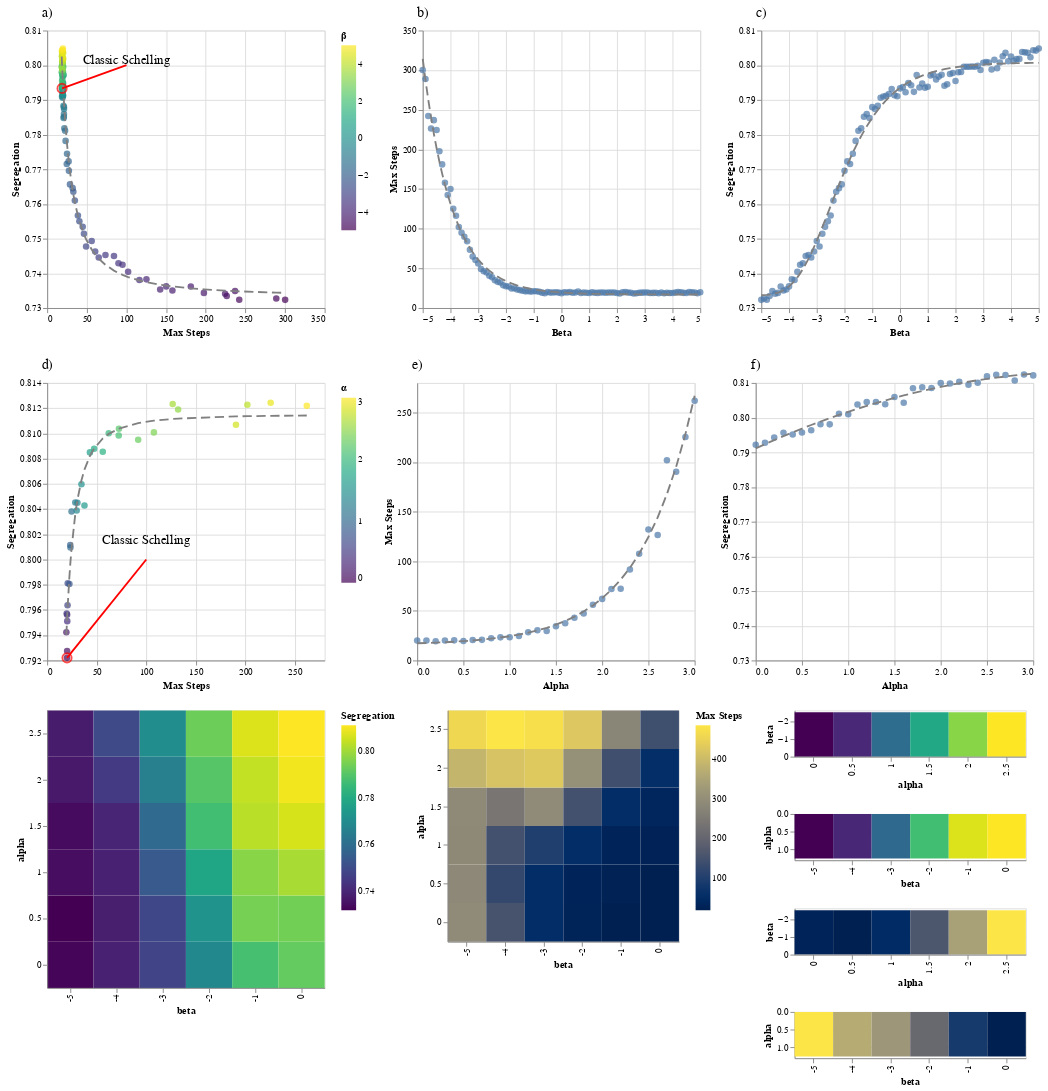

Notebook source saved alongside this figure:
### Code cell
alt.vconcat(
    
    alt.hconcat((b1 + regb1 + clas + text + arr+a)   ,    (b2+regb2+b),  (b3+regb3+c) ).resolve_scale(
    color='independent') &
    
    alt.hconcat((a1 + rega1 + clas2 + text2 + arr2 +d),   (a2+rega2+e), (a3+rega3+f)).resolve_scale(
    color='independent') &
    
    alt.hconcat(heatmap1, heatmap2,
           alt.vconcat(bar1, bar2, bar3, bar4).resolve_scale(
    color='independent') ).resolve_scale(
    color='independent') 
    
).resolve_scale(
    color='independent')

### Figure 1 — Vega-Lite specification as saved in the notebook (floating-point values rounded to 4 significant figures)
{"config": {"view": {"continuousWidth": 300, "continuousHeight": 300}}, "vconcat": [{"vconcat": [{"hconcat": [{"layer": [{"data": {"name": "data-e6f3248cf0e71afe6937f91cdd69fec8"}, "mark": {"type": "circle", "size": 50}, "encoding": {"color": {"field": "beta", "legend": {"title": "β"}, "scale": {"scheme": "viridis"}, "type": "quantitative"}, "x": {"axis": {"title": "Max Steps"}, "field": "mean_step", "scale": {"domain": [18.32, 300.1]}, "type": "quantitative"}, "y": {"axis": {"title": "Segregation"}, "field": "mean_seg", "scale": {"domain": [0.7324, 0.8048]}, "type": "quantitative"}}}, {"data": {"name": "data-50824ad90ad68ed4e5c2b6a1ad83c3fb"}, "mark": {"type": "line", "color": "grey", "opacity": 1, "strokeDash": [10, 5], "width": 2}, "encoding": {"x": {"field": "xv", "type": "quantitative"}, "y": {"field": "yv", "type": "quantitative"}}}, {"data": {"name": "data-3c37ef1aab0dc384ba4bb59344fb570d"}, "mark": {"type": "point", "color": "red", "size": 100}, "encoding": {"x": {"axis": {"title": "Max Steps"}, "field": "mean_step", "scale": {"domain": [18.32, 300.1]}, "type": "quantitative"}, "y": {"axis": {"title": "Segregation"}, "field": "mean_seg", "scale": {"domain": [0.7324, 0.8048]}, "type": "quantitative"}}}, {"data": {"name": "data-47752b00985791f9bdebf38615aabe53"}, "mark": {"type": "text", "angle": 0, "size": 14, "text": "Classic Schelling"}, "encoding": {"x": {"field": "x", "type": "quantitative"}, "y": {"field": "y", "type": "quantitative"}}}, {"data": {"name": "data-f59c1c0d2e7dadc2ce8c725ca5b4baa6"}, "mark": {"type": "line", "color": "red"}, "encoding": {"x": {"field": "x", "type": "quantitative"}, "y": {"field": "y", "type": "quantitative"}}}, {"data": {"values": [{"x": "A"}]}, "mark": {"type": "text", "dx": 0, "dy": 0, "size": 15, "text": "a)", "x": 0, "y": -20}}], "height": 300, "width": 300}, {"layer": [{"data": {"name": "data-e6f3248cf0e71afe6937f91cdd69fec8"}, "mark": {"type": "circle", "size": 50}, "encoding": {"x": {"axis": {"title": "Beta"}, "field": "beta", "scale": {"domain": [-5, 5]}, "type": "quantitative"}, "y": {"axis": {"title": "Max Steps"}, "field": "mean_step", "scale": {"domain": [18.32, 300.1]}, "type": "quantitative"}}}, {"data": {"name": "data-4f39ff4fb8a7a2af0d412279df062abc"}, "mark": {"type": "line", "color": "grey", "opacity": 1, "strokeDash": [10, 5], "width": 2}, "encoding": {"x": {"field": "xv", "type": "quantitative"}, "y": {"field": "yv", "type": "quantitative"}}}, {"data": {"values": [{"x": "A"}]}, "mark": {"type": "text", "dx": 0, "dy": 0, "size": 15, "text": "b)", "x": 0, "y": -20}}], "height": 300, "width": 300}, {"layer": [{"data": {"name": "data-e6f3248cf0e71afe6937f91cdd69fec8"}, "mark": {"type": "circle", "size": 50}, "encoding": {"x": {"axis": {"title": "Beta"}, "field": "beta", "scale": {"domain": [-5, 5]}, "type": "quantitative"}, "y": {"axis": {"title": "Segregation"}, "field": "mean_seg", "scale": {"domain": [0.7324, 0.8048]}, "type": "quantitative"}}}, {"data": {"name": "data-8468feb25c877ebc193967f1093be4d5"}, "mark": {"type": "line", "color": "grey", "opacity": 1, "strokeDash": [10, 5], "width": 2}, "encoding": {"x": {"field": "xv", "type": "quantitative"}, "y": {"field": "yv", "type": "quantitative"}}}, {"data": {"values": [{"x": "A"}]}, "mark": {"type": "text", "dx": 0, "dy": 0, "size": 15, "text": "c)", "x": 0, "y": -20}}], "height": 300, "width": 300}], "resolve": {"scale": {"color": "independent"}}}, {"hconcat": [{"layer": [{"data": {"name": "data-51b8370522d3415948caa6015c55fc81"}, "mark": {"type": "circle", "size": 50}, "encoding": {"color": {"field": "alpha", "legend": {"title": "α"}, "scale": {"scheme": "viridis"}, "type": "quantitative"}, "x": {"axis": {"title": "Max Steps"}, "field": "mean_step", "scale": {"domain": [19.37, 261.9]}, "type": "quantitative"}, "y": {"axis": {"title": "Segregation"}, "field": "mean_seg", "scale": {"domain": [0.7922, 0.8124]}, "type": "quantitative"}}}, {"data": {"name": "data-3af37a5db8baec25fe2e350fd0844e0c"}, "mark": {"type": "line", "color": "grey", "opacity": 1, "strokeDash": [10, 5], "width": 2}, "encoding": {"x": {"field": "xv", "type": "quantitative"}, "y": {"field": "yv", "type": "quantitative"}}}, {"data": {"name": "data-974247fefa716057b4cec5617b605acf"}, "mark": {"type": "point", "color": "red", "size": 100}, "encoding": {"x": {"axis": {"title": "Max Steps"}, "field": "mean_step", "scale": {"domain": [19.37, 261.9]}, "type": "quantitative"}, "y": {"axis": {"title": "Segregation"}, "field": "mean_seg", "scale": {"domain": [0.7922, 0.8124]}, "type": "quantitative"}}}, {"data": {"name": "data-47752b00985791f9bdebf38615aabe53"}, "mark": {"type": "text", "angle": 0, "size": 14, "text": "Classic Schelling"}, "encoding": {"x": {"field": "x", "type": "quantitative"}, "y": {"field": "y", "type": "quantitative"}}}, {"data": {"name": "data-b83be749bb1cc407a4618eb016a960e9"}, "mark": {"type": "line", "color": "red"}, "encoding": {"x": {"field": "x", "type": "quantitative"}, "y": {"field": "y", "type": "quantitative"}}}, {"data": {"values": [{"x": "A"}]}, "mark": {"type": "text", "dx": 0, "dy": 0, "size": 15, "text": "d)", "x": 0, "y": -20}}], "height": 300, "width": 300}, {"layer": [{"data": {"name": "data-51b8370522d3415948caa6015c55fc81"}, "mark": {"type": "circle", "size": 50}, "encoding": {"x": {"axis": {"title": "Alpha"}, "field": "alpha", "scale": {"domain": [0, 3]}, "type": "quantitative"}, "y": {"axis": {"title": "Max Steps"}, "field": "mean_step", "scale": {"domain": [19.37, 261.9]}, "type": "quantitative"}}}, {"data": {"name": "data-be5b3b07f3f6d321ffdab043a3fa8d15"}, "mark": {"type": "line", "color": "grey", "opacity": 1, "strokeDash": [10, 5], "width": 2}, "encoding": {"x": {"field": "xv", "type": "quantitative"}, "y": {"field": "yv", "type": "quantitative"}}}, {"data": {"values": [{"x": "A"}]}, "mark": {"type": "text", "dx": 0, "dy": 0, "size": 15, "text": "e)", "x": 0, "y": -20}}], "height": 300, "width": 300}, {"layer": [{"data": {"name": "data-51b8370522d3415948caa6015c55fc81"}, "mark": {"type": "circle", "size": 50}, "encoding": {"x": {"axis": {"title": "Alpha"}, "field": "alpha", "scale": {"domain": [0, 3]}, "type": "quantitative"}, "y": {"axis": {"title": "Segregation"}, "field": "mean_seg", "scale": {"domain": [0.7324, 0.8048]}, "type": "quantitative"}}}, {"data": {"name": "data-ecf839c10c18df8096c047cbdb226a23"}, "mark": {"type": "line", "color": "grey", "opacity": 1, "strokeDash": [10, 5], "width": 2}, "encoding": {"x": {"field": "xv", "type": "quantitative"}, "y": {"field": "yv", "type": "quantitative"}}}, {"data": {"values": [{"x": "A"}]}, "mark": {"type": "text", "dx": 0, "dy": 0, "size": 15, "text": "f)", "x": 0, "y": -20}}], "height": 300, "width": 300}], "resolve": {"scale": {"color": "independent"}}}, {"hconcat": [{"data": {"name": "data-64837c05bfebf15b69596df4b1006d81"}, "mark": {"type": "rect"}, "encoding": {"color": {"field": "mean_seg", "legend": {"title": "Segregation"}, "scale": {"scheme": "viridis"}, "type": "quantitative"}, "x": {"field": "beta", "type": "ordinal"}, "y": {"field": "alpha", "scale": {"reverse": true}, "type": "ordinal"}}, "height": 300, "width": 300}, {"data": {"name": "data-64837c05bfebf15b69596df4b1006d81"}, "mark": {"type": "rect"}, "encoding": {"color": {"field": "mean_step", "legend": {"title": "Max Steps"}, "scale": {"scheme": "cividis"}, "type": "quantitative"}, "x": {"field": "beta", "type": "ordinal"}, "y": {"field": "alpha", "scale": {"reverse": true}, "type": "ordinal"}}, "height": 250, "width": 250}, {"vconcat": [{"data": {"name": "data-ddc3507b5dafe14c6facca4395afd8b2"}, "mark": {"type": "rect"}, "encoding": {"color": {"field": "mean_seg", "legend": null, "scale": {"scheme": "viridis"}, "type": "quantitative"}, "x": {"field": "alpha", "type": "ordinal"}, "y": {"field": "beta", "scale": {"reverse": true}, "type": "quantitative"}}, "height": 50, "width": 250}, {"data": {"name": "data-8d1b4a1a0a031c0998dffb3634436b65"}, "mark": {"type": "rect"}, "encoding": {"color": {"field": "mean_seg", "legend": null, "scale": {"scheme": "viridis"}, "type": "quantitative"}, "x": {"field": "beta", "type": "ordinal"}, "y": {"field": "alpha", "scale": {"reverse": true}, "type": "quantitative"}}, "height": 50, "width": 250}, {"data": {"name": "data-ddc3507b5dafe14c6facca4395afd8b2"}, "mark": {"type": "rect"}, "encoding": {"color": {"field": "mean_step", "legend": null, "scale": {"scheme": "cividis"}, "type": "quantitative"}, "x": {"field": "alpha", "type": "ordinal"}, "y": {"field": "beta", "scale": {"reverse": true}, "type": "quantitative"}}, "height": 50, "width": 250}, {"data": {"name": "data-8d1b4a1a0a031c0998dffb3634436b65"}, "mark": {"type": "rect"}, "encoding": {"color": {"field": "mean_step", "legend": null, "scale": {"scheme": "cividis"}, "type": "quantitative"}, "x": {"field": "beta", "type": "ordinal"}, "y": {"field": "alpha", "scale": {"reverse": true}, "type": "quantitative"}}, "height": 50, "width": 250}], "resolve": {"scale": {"color": "independent"}}}], "resolve": {"scale": {"color": "independent"}}}]}], "resolve": {"scale": {"color": "independent"}}, "$schema": "https://vega.github.io/schema/vega-lite/v5.6.1.json", "datasets": {"data-e6f3248cf0e71afe6937f91cdd69fec8": [{"beta": -5.0, "mean_step": 300.1, "mean_seg": 0.7324}, {"beta": -4.9, "mean_step": 289.0, "mean_seg": 0.7327}, {"beta": -4.8, "mean_step": 242.2, "mean_seg": 0.7324}, {"beta": -4.7, "mean_step": 226.5, "mean_seg": 0.7335}, {"beta": -4.6, "mean_step": 237.0, "mean_seg": 0.7349}, {"beta": -4.5, "mean_step": 224.4, "mean_seg": 0.7341}, {"beta": -4.4, "mean_step": 197.7, "mean_seg": 0.7344}, {"beta": -4.3, "mean_step": 181.2, "mean_seg": 0.7362}, {"beta": -4.2, "mean_step": 157.9, "mean_seg": 0.7351}, {"beta": -4.1, "mean_step": 142.5, "mean_seg": 0.7353}, {"beta": -4.0, "mean_step": 150.1, "mean_seg": 0.7362}, {"beta": -3.9, "mean_step": 125.2, "mean_seg": 0.7383}, {"beta": -3.8, "mean_step": 116.3, "mean_seg": 0.7381}, {"beta": -3.7, "mean_step": 102.1, "mean_seg": 0.7405}, {"beta": -3.6, "mean_step": 95.03, "mean_seg": 0.7425}, {"beta": -3.5, "mean_step": 89.93, "mean_seg": 0.7429}, {"beta": -3.4, "mean_step": 84.25, "mean_seg": 0.745}, {"beta": -3.3, "mean_step": 73.52, "mean_seg": 0.7453}, {"beta": -3.2, "mean_step": 65.04, "mean_seg": 0.7446}, {"beta": -3.1, "mean_step": 60.55, "mean_seg": 0.7463}, {"beta": -3.0, "mean_step": 56.17, "mean_seg": 0.7493}, {"beta": -2.9, "mean_step": 49.1, "mean_seg": 0.7478}, {"beta": -2.8, "mean_step": 46.38, "mean_seg": 0.7514}, {"beta": -2.7, "mean_step": 44.81, "mean_seg": 0.7534}, {"beta": -2.6, "mean_step": 40.64, "mean_seg": 0.755}, {"beta": -2.5, "mean_step": 38.76, "mean_seg": 0.7567}, {"beta": -2.4, "mean_step": 34.9, "mean_seg": 0.761}, {"beta": -2.3, "mean_step": 33.0, "mean_seg": 0.7635}, {"beta": -2.2, "mean_step": 32.2, "mean_seg": 0.7646}, {"beta": -2.1, "mean_step": 28.77, "mean_seg": 0.7656}, {"beta": -2.0, "mean_step": 27.42, "mean_seg": 0.7695}, {"beta": -1.9, "mean_step": 27.04, "mean_seg": 0.7723}, {"beta": -1.8, "mean_step": 24.69, "mean_seg": 0.7715}, {"beta": -1.7, "mean_step": 25.05, "mean_seg": 0.7745}, {"beta": -1.6, "mean_step": 23.24, "mean_seg": 0.7782}, {"beta": -1.5, "mean_step": 22.58, "mean_seg": 0.7811}, {"beta": -1.4, "mean_step": 21.66, "mean_seg": 0.7818}, {"beta": -1.3, "mean_step": 21.02, "mean_seg": 0.7851}, {"beta": -1.2, "mean_step": 21.14, "mean_seg": 0.786}, {"beta": -1.1, "mean_step": 20.69, "mean_seg": 0.7848}, {"beta": -1.0, "mean_step": 21.12, "mean_seg": 0.7879}, {"beta": -0.9, "mean_step": 21.24, "mean_seg": 0.7874}, {"beta": -0.8, "mean_step": 20.58, "mean_seg": 0.7883}, {"beta": -0.7, "mean_step": 19.41, "mean_seg": 0.7906}, {"beta": -0.6, "mean_step": 18.75, "mean_seg": 0.791}, {"beta": -0.5, "mean_step": 20.17, "mean_seg": 0.7912}, {"beta": -0.4, "mean_step": 19.44, "mean_seg": 0.7917}, {"beta": -0.3, "mean_step": 19.55, "mean_seg": 0.7931}, {"beta": -0.2, "mean_step": 19.77, "mean_seg": 0.7913}, {"beta": -0.1, "mean_step": 19.44, "mean_seg": 0.7911}, {"beta": -0.0, "mean_step": 18.77, "mean_seg": 0.7933}, {"beta": 0.1, "mean_step": 19.79, "mean_seg": 0.7937}, {"beta": 0.2, "mean_step": 19.55, "mean_seg": 0.7922}, {"beta": 0.3, "mean_step": 20.11, "mean_seg": 0.7949}, {"beta": 0.4, "mean_step": 19.34, "mean_seg": 0.7942}, {"beta": 0.5, "mean_step": 19.48, "mean_seg": 0.7923}, {"beta": 0.6, "mean_step": 20.83, "mean_seg": 0.7972}, {"beta": 0.7, "mean_step": 19.05, "mean_seg": 0.7936}, {"beta": 0.8, "mean_step": 19.63, "mean_seg": 0.7947}, {"beta": 0.9, "mean_step": 19.15, "mean_seg": 0.7935}, {"beta": 1.0, "mean_step": 19.03, "mean_seg": 0.7938}, {"beta": 1.1, "mean_step": 19.99, "mean_seg": 0.797}, {"beta": 1.2, "mean_step": 19.22, "mean_seg": 0.7973}, {"beta": 1.3, "mean_step": 19.1, "mean_seg": 0.7959}, {"beta": 1.4, "mean_step": 19.49, "mean_seg": 0.7967}, {"beta": 1.5, "mean_step": 19.56, "mean_seg": 0.7972}, {"beta": 1.6, "mean_step": 19.15, "mean_seg": 0.7941}, {"beta": 1.7, "mean_step": 19.66, "mean_seg": 0.7945}, {"beta": 1.8, "mean_step": 19.52, "mean_seg": 0.7975}, {"beta": 1.9, "mean_step": 19.61, "mean_seg": 0.7977}, {"beta": 2.0, "mean_step": 18.84, "mean_seg": 0.7955}, {"beta": 2.1, "mean_step": 18.32, "mean_seg": 0.798}, {"beta": 2.2, "mean_step": 20.0, "mean_seg": 0.798}, {"beta": 2.3, "mean_step": 20.31, "mean_seg": 0.7996}, {"beta": 2.4, "mean_step": 19.48, "mean_seg": 0.7995}, {"beta": 2.5, "mean_step": 19.19, "mean_seg": 0.7996}, {"beta": 2.6, "mean_step": 18.35, "mean_seg": 0.7996}, {"beta": 2.7, "mean_step": 18.76, "mean_seg": 0.7996}, {"beta": 2.8, "mean_step": 19.21, "mean_seg": 0.7999}, {"beta": 2.9, "mean_step": 19.41, "mean_seg": 0.7986}, {"beta": 3.0, "mean_step": 19.51, "mean_seg": 0.8007}, {"beta": 3.1, "mean_step": 19.65, "mean_seg": 0.8009}, {"beta": 3.2, "mean_step": 19.08, "mean_seg": 0.8008}, {"beta": 3.3, "mean_step": 19.1, "mean_seg": 0.7988}, {"beta": 3.4, "mean_step": 19.31, "mean_seg": 0.8015}, {"beta": 3.5, "mean_step": 18.67, "mean_seg": 0.7991}, {"beta": 3.6, "mean_step": 19.59, "mean_seg": 0.8008}, {"beta": 3.7, "mean_step": 18.57, "mean_seg": 0.8026}, {"beta": 3.8, "mean_step": 19.14, "mean_seg": 0.8036}, {"beta": 3.9, "mean_step": 19.02, "mean_seg": 0.8011}, {"beta": 4.0, "mean_step": 19.0, "mean_seg": 0.8025}, {"beta": 4.1, "mean_step": 19.65, "mean_seg": 0.8013}, {"beta": 4.2, "mean_step": 20.09, "mean_seg": 0.8018}, {"beta": 4.3, "mean_step": 19.89, "mean_seg": 0.8018}, {"beta": 4.4, "mean_step": 19.13, "mean_seg": 0.8038}, {"beta": 4.5, "mean_step": 18.86, "mean_seg": 0.8037}, {"beta": 4.6, "mean_step": 20.22, "mean_seg": 0.8036}, {"beta": 4.7, "mean_step": 19.9, "mean_seg": 0.8023}, {"beta": 4.8, "mean_step": 19.69, "mean_seg": 0.8043}, {"beta": 4.9, "mean_step": 18.65, "mean_seg": 0.8042}, {"beta": 5.0, "mean_step": 19.84, "mean_seg": 0.8048}], "data-50824ad90ad68ed4e5c2b6a1ad83c3fb": [{"xv": 300.1, "yv": 0.7344}, {"xv": 289.0, "yv": 0.7344}, {"xv": 242.2, "yv": 0.7348}, {"xv": 226.5, "yv": 0.735}, {"xv": 237.0, "yv": 0.7349}, {"xv": 224.4, "yv": 0.735}, {"xv": 197.7, "yv": 0.7354}, {"xv": 181.2, "yv": 0.7357}, {"xv": 157.9, "yv": 0.7362}, {"xv": 142.5, "yv": 0.7367}, {"xv": 150.1, "yv": 0.7365}, {"xv": 125.2, "yv": 0.7375}, {"xv": 116.3, "yv": 0.7379}, {"xv": 102.1, "yv": 0.7389}, {"xv": 95.03, "yv": 0.7396}, {"xv": 89.93, "yv": 0.7401}, {"xv": 84.25, "yv": 0.7408}, {"xv": 73.52, "yv": 0.7424}, {"xv": 65.04, "yv": 0.7443}, {"xv": 60.55, "yv": 0.7455}, {"xv": 56.17, "yv": 0.7469}, {"xv": 49.1, "yv": 0.7498}, {"xv": 46.38, "yv": 0.7513}, {"xv": 44.81, "yv": 0.7522}, {"xv": 40.64, "yv": 0.7551}, {"xv": 38.76, "yv": 0.7566}, {"xv": 34.9, "yv": 0.7605}, {"xv": 33.0, "yv": 0.7628}, {"xv": 32.2, "yv": 0.7638}, {"xv": 28.77, "yv": 0.7693}, {"xv": 27.42, "yv": 0.7719}, {"xv": 27.04, "yv": 0.7727}, {"xv": 24.69, "yv": 0.7782}, {"xv": 25.05, "yv": 0.7773}, {"xv": 23.24, "yv": 0.7823}, {"xv": 22.58, "yv": 0.7844}, {"xv": 21.66, "yv": 0.7876}, {"xv": 21.02, "yv": 0.79}, {"xv": 21.14, "yv": 0.7895}, {"xv": 20.69, "yv": 0.7913}, {"xv": 21.12, "yv": 0.7896}, {"xv": 21.24, "yv": 0.7892}, {"xv": 20.58, "yv": 0.7918}, {"xv": 19.41, "yv": 0.7969}, {"xv": 18.75, "yv": 0.8002}, {"xv": 20.17, "yv": 0.7935}, {"xv": 19.44, "yv": 0.7968}, {"xv": 19.55, "yv": 0.7963}, {"xv": 19.77, "yv": 0.7953}, {"xv": 19.44, "yv": 0.7968}, {"xv": 18.77, "yv": 0.8001}, {"xv": 19.79, "yv": 0.7952}, {"xv": 19.55, "yv": 0.7963}, {"xv": 20.11, "yv": 0.7938}, {"xv": 19.34, "yv": 0.7973}, {"xv": 19.48, "yv": 0.7966}, {"xv": 20.83, "yv": 0.7908}, {"xv": 19.05, "yv": 0.7987}, {"xv": 19.63, "yv": 0.7959}, {"xv": 19.15, "yv": 0.7982}, {"xv": 19.03, "yv": 0.7988}, {"xv": 19.99, "yv": 0.7943}, {"xv": 19.22, "yv": 0.7979}, {"xv": 19.1, "yv": 0.7984}, {"xv": 19.49, "yv": 0.7966}, {"xv": 19.56, "yv": 0.7962}, {"xv": 19.15, "yv": 0.7982}, {"xv": 19.66, "yv": 0.7958}, {"xv": 19.52, "yv": 0.7964}, {"xv": 19.61, "yv": 0.796}, {"xv": 18.84, "yv": 0.7998}, {"xv": 18.32, "yv": 0.8025}, {"xv": 20.0, "yv": 0.7942}, {"xv": 20.31, "yv": 0.7929}, {"xv": 19.48, "yv": 0.7966}, {"xv": 19.19, "yv": 0.798}, {"xv": 18.35, "yv": 0.8023}, {"xv": 18.76, "yv": 0.8002}, {"xv": 19.21, "yv": 0.7979}, {"xv": 19.41, "yv": 0.7969}, {"xv": 19.51, "yv": 0.7965}, {"xv": 19.65, "yv": 0.7958}, {"xv": 19.08, "yv": 0.7985}, {"xv": 19.1, "yv": 0.7984}, {"xv": 19.31, "yv": 0.7974}, {"xv": 18.67, "yv": 0.8006}, {"xv": 19.59, "yv": 0.7961}, {"xv": 18.57, "yv": 0.8012}, {"xv": 19.14, "yv": 0.7982}, {"xv": 19.02, "yv": 0.7988}, {"xv": 19.0, "yv": 0.7989}, {"xv": 19.65, "yv": 0.7958}, {"xv": 20.09, "yv": 0.7938}, {"xv": 19.89, "yv": 0.7947}, {"xv": 19.13, "yv": 0.7983}, {"xv": 18.86, "yv": 0.7997}, {"xv": 20.22, "yv": 0.7933}, {"xv": 19.9, "yv": 0.7947}, {"xv": 19.69, "yv": 0.7956}, {"xv": 18.65, "yv": 0.8007}, {"xv": 19.84, "yv": 0.795}], "data-3c37ef1aab0dc384ba4bb59344fb570d": [{"beta": -0.0, "mean_step": 18.77, "mean_seg": 0.7933}], "data-47752b00985791f9bdebf38615aabe53": [{"x": 100, "y": 0.8015}], "data-f59c1c0d2e7dadc2ce8c725ca5b4baa6": [{"x": 100.0, "y": 0.8}, {"x": 18.77, "y": 0.7933}], "data-4f39ff4fb8a7a2af0d412279df062abc": [{"xv": -5.0, "yv": 314.4}, {"xv": -4.9, "yv": 287.3}, {"xv": -4.8, "yv": 262.7}, {"xv": -4.7, "yv": 240.3}, {"xv": -4.6, "yv": 220.0}, {"xv": -4.5, "yv": 201.5}, {"xv": -4.4, "yv": 184.7}, {"xv": -4.3, "yv": 169.5}, {"xv": -4.2, "yv": 155.6}, {"xv": -4.1, "yv": 143.0}, {"xv": -4.0, "yv": 131.5}, {"xv": -3.9, "yv": 121.1}, {"xv": -3.8, "yv": 111.6}, {"xv": -3.7, "yv": 103.0}, {"xv": -3.6, "yv": 95.2}, {"xv": -3.5, "yv": 88.09}, {"xv": -3.4, "yv": 81.62}, {"xv": -3.3, "yv": 75.75}, {"xv": -3.2, "yv": 70.4}, {"xv": -3.1, "yv": 65.55}, {"xv": -3.0, "yv": 61.13}, {"xv": -2.9, "yv": 57.12}, {"xv": -2.8, "yv": 53.47}, {"xv": -2.7, "yv": 50.16}, {"xv": -2.6, "yv": 47.14}, {"xv": -2.5, "yv": 44.4}, {"xv": -2.4, "yv": 41.91}, {"xv": -2.3, "yv": 39.65}, {"xv": -2.2, "yv": 37.59}, {"xv": -2.1, "yv": 35.72}, {"xv": -2.0, "yv": 34.02}, {"xv": -1.9, "yv": 32.48}, {"xv": -1.8, "yv": 31.07}, {"xv": -1.7, "yv": 29.8}, {"xv": -1.6, "yv": 28.64}, {"xv": -1.5, "yv": 27.58}, {"xv": -1.4, "yv": 26.62}, {"xv": -1.3, "yv": 25.75}, {"xv": -1.2, "yv": 24.96}, {"xv": -1.1, "yv": 24.24}, {"xv": -1.0, "yv": 23.58}, {"xv": -0.9, "yv": 22.99}, {"xv": -0.8, "yv": 22.45}, {"xv": -0.7, "yv": 21.96}, {"xv": -0.6, "yv": 21.51}, {"xv": -0.5, "yv": 21.1}, {"xv": -0.4, "yv": 20.73}, {"xv": -0.3, "yv": 20.4}, {"xv": -0.2, "yv": 20.09}, {"xv": -0.1, "yv": 19.82}, {"xv": -0.0, "yv": 19.56}, {"xv": 0.1, "yv": 19.33}, {"xv": 0.2, "yv": 19.13}, {"xv": 0.3, "yv": 18.94}, {"xv": 0.4, "yv": 18.76}, {"xv": 0.5, "yv": 18.61}, {"xv": 0.6, "yv": 18.47}, {"xv": 0.7, "yv": 18.34}, {"xv": 0.8, "yv": 18.22}, {"xv": 0.9, "yv": 18.11}, {"xv": 1.0, "yv": 18.02}, {"xv": 1.1, "yv": 17.93}, {"xv": 1.2, "yv": 17.85}, {"xv": 1.3, "yv": 17.77}, {"xv": 1.4, "yv": 17.71}, {"xv": 1.5, "yv": 17.65}, {"xv": 1.6, "yv": 17.59}, {"xv": 1.7, "yv": 17.54}, {"xv": 1.8, "yv": 17.5}, {"xv": 1.9, "yv": 17.46}, {"xv": 2.0, "yv": 17.42}, {"xv": 2.1, "yv": 17.38}, {"xv": 2.2, "yv": 17.35}, {"xv": 2.3, "yv": 17.33}, {"xv": 2.4, "yv": 17.3}, {"xv": 2.5, "yv": 17.28}, {"xv": 2.6, "yv": 17.26}, {"xv": 2.7, "yv": 17.24}, {"xv": 2.8, "yv": 17.22}, {"xv": 2.9, "yv": 17.2}, {"xv": 3.0, "yv": 17.19}, {"xv": 3.1, "yv": 17.18}, {"xv": 3.2, "yv": 17.16}, {"xv": 3.3, "yv": 17.15}, {"xv": 3.4, "yv": 17.14}, {"xv": 3.5, "yv": 17.13}, {"xv": 3.6, "yv": 17.13}, {"xv": 3.7, "yv": 17.12}, {"xv": 3.8, "yv": 17.11}, {"xv": 3.9, "yv": 17.11}, {"xv": 4.0, "yv": 17.1}, {"xv": 4.1, "yv": 17.1}, {"xv": 4.2, "yv": 17.09}, {"xv": 4.3, "yv": 17.09}, {"xv": 4.4, "yv": 17.08}, {"xv": 4.5, "yv": 17.08}, {"xv": 4.6, "yv": 17.08}, {"xv": 4.7, "yv": 17.07}, {"xv": 4.8, "yv": 17.07}, {"xv": 4.9, "yv": 17.07}, {"xv": 5.0, "yv": 17.07}], "data-8468feb25c877ebc193967f1093be4d5": [{"xv": -5.0, "yv": 0.7337}, {"xv": -4.9, "yv": 0.7337}, {"xv": -4.8, "yv": 0.7338}, {"xv": -4.7, "yv": 0.7339}, {"xv": -4.6, "yv": 0.734}, {"xv": -4.5, "yv": 0.7342}, {"xv": -4.4, "yv": 0.7344}, {"xv": -4.3, "yv": 0.7347}, {"xv": -4.2, "yv": 0.7351}, {"xv": -4.1, "yv": 0.7356}, {"xv": -4.0, "yv": 0.7363}, {"xv": -3.9, "yv": 0.737}, {"xv": -3.8, "yv": 0.7378}, {"xv": -3.7, "yv": 0.7388}, {"xv": -3.6, "yv": 0.74}, {"xv": -3.5, "yv": 0.7413}, {"xv": -3.4, "yv": 0.7427}, {"xv": -3.3, "yv": 0.7442}, {"xv": -3.2, "yv": 0.7458}, {"xv": -3.1, "yv": 0.7476}, {"xv": -3.0, "yv": 0.7494}, {"xv": -2.9, "yv": 0.7513}, {"xv": -2.8, "yv": 0.7533}, {"xv": -2.7, "yv": 0.7553}, {"xv": -2.6, "yv": 0.7574}, {"xv": -2.5, "yv": 0.7594}, {"xv": -2.4, "yv": 0.7615}, {"xv": -2.3, "yv": 0.7635}, {"xv": -2.2, "yv": 0.7655}, {"xv": -2.1, "yv": 0.7675}, {"xv": -2.0, "yv": 0.7694}, {"xv": -1.9, "yv": 0.7713}, {"xv": -1.8, "yv": 0.7731}, {"xv": -1.7, "yv": 0.7748}, {"xv": -1.6, "yv": 0.7765}, {"xv": -1.5, "yv": 0.7781}, {"xv": -1.4, "yv": 0.7796}, {"xv": -1.3, "yv": 0.781}, {"xv": -1.2, "yv": 0.7824}, {"xv": -1.1, "yv": 0.7837}, {"xv": -1.0, "yv": 0.7849}, {"xv": -0.9, "yv": 0.786}, {"xv": -0.8, "yv": 0.7871}, {"xv": -0.7, "yv": 0.7881}, {"xv": -0.6, "yv": 0.789}, {"xv": -0.5, "yv": 0.7899}, {"xv": -0.4, "yv": 0.7907}, {"xv": -0.3, "yv": 0.7915}, {"xv": -0.2, "yv": 0.7922}, {"xv": -0.1, "yv": 0.7929}, {"xv": -0.0, "yv": 0.7935}, {"xv": 0.1, "yv": 0.794}, {"xv": 0.2, "yv": 0.7946}, {"xv": 0.3, "yv": 0.795}, {"xv": 0.4, "yv": 0.7955}, {"xv": 0.5, "yv": 0.7959}, {"xv": 0.6, "yv": 0.7963}, {"xv": 0.7, "yv": 0.7967}, {"xv": 0.8, "yv": 0.797}, {"xv": 0.9, "yv": 0.7973}, {"xv": 1.0, "yv": 0.7976}, {"xv": 1.1, "yv": 0.7978}, {"xv": 1.2, "yv": 0.7981}, {"xv": 1.3, "yv": 0.7983}, {"xv": 1.4, "yv": 0.7985}, {"xv": 1.5, "yv": 0.7987}, {"xv": 1.6, "yv": 0.7988}, {"xv": 1.7, "yv": 0.799}, {"xv": 1.8, "yv": 0.7991}, {"xv": 1.9, "yv": 0.7993}, {"xv": 2.0, "yv": 0.7994}, {"xv": 2.1, "yv": 0.7995}, {"xv": 2.2, "yv": 0.7996}, {"xv": 2.3, "yv": 0.7997}, {"xv": 2.4, "yv": 0.7998}, {"xv": 2.5, "yv": 0.7999}, {"xv": 2.6, "yv": 0.8}, {"xv": 2.7, "yv": 0.8}, {"xv": 2.8, "yv": 0.8001}, {"xv": 2.9, "yv": 0.8001}, {"xv": 3.0, "yv": 0.8002}, {"xv": 3.1, "yv": 0.8003}, {"xv": 3.2, "yv": 0.8003}, {"xv": 3.3, "yv": 0.8003}, {"xv": 3.4, "yv": 0.8004}, {"xv": 3.5, "yv": 0.8004}, {"xv": 3.6, "yv": 0.8004}, {"xv": 3.7, "yv": 0.8005}, {"xv": 3.8, "yv": 0.8005}, {"xv": 3.9, "yv": 0.8005}, {"xv": 4.0, "yv": 0.8005}, {"xv": 4.1, "yv": 0.8006}, {"xv": 4.2, "yv": 0.8006}, {"xv": 4.3, "yv": 0.8006}, {"xv": 4.4, "yv": 0.8006}, {"xv": 4.5, "yv": 0.8006}, {"xv": 4.6, "yv": 0.8006}, {"xv": 4.7, "yv": 0.8007}, {"xv": 4.8, "yv": 0.8007}, {"xv": 4.9, "yv": 0.8007}, {"xv": 5.0, "yv": 0.8007}], "data-51b8370522d3415948caa6015c55fc81": [{"alpha": 0.0, "mean_step": 20.02, "mean_seg": 0.7922, "mean_cen_seg": 0.7875, "mean_per_seg": 0.793}, {"alpha": 0.1, "mean_step": 20.12, "mean_seg": 0.7927, "mean_cen_seg": 0.7798, "mean_per_seg": 0.7948}, {"alpha": 0.2, "mean_step": 19.37, "mean_seg": 0.7942, "mean_cen_seg": 0.7654, "mean_per_seg": 0.7987}, {"alpha": 0.3, "mean_step": 20.13, "mean_seg": 0.7956, "mean_cen_seg": 0.7675, "mean_per_seg": 0.8001}, {"alpha": 0.4, "mean_step": 20.27, "mean_seg": 0.7951, "mean_cen_seg": 0.7645, "mean_per_seg": 0.8002}, {"alpha": 0.5, "mean_step": 19.7, "mean_seg": 0.7957, "mean_cen_seg": 0.7612, "mean_per_seg": 0.8016}, {"alpha": 0.6, "mean_step": 20.57, "mean_seg": 0.7964, "mean_cen_seg": 0.7477, "mean_per_seg": 0.8049}, {"alpha": 0.7, "mean_step": 20.77, "mean_seg": 0.7981, "mean_cen_seg": 0.7508, "mean_per_seg": 0.8066}, {"alpha": 0.8, "mean_step": 22.43, "mean_seg": 0.7981, "mean_cen_seg": 0.7482, "mean_per_seg": 0.8072}, {"alpha": 0.9, "mean_step": 23.29, "mean_seg": 0.8012, "mean_cen_seg": 0.7466, "mean_per_seg": 0.8113}, {"alpha": 1.0, "mean_step": 23.47, "mean_seg": 0.801, "mean_cen_seg": 0.7465, "mean_per_seg": 0.8112}, {"alpha": 1.1, "mean_step": 24.6, "mean_seg": 0.8038, "mean_cen_seg": 0.7468, "mean_per_seg": 0.8147}, {"alpha": 1.2, "mean_step": 28.37, "mean_seg": 0.8045, "mean_cen_seg": 0.7503, "mean_per_seg": 0.8149}, {"alpha": 1.3, "mean_step": 30.54, "mean_seg": 0.8045, "mean_cen_seg": 0.7479, "mean_per_seg": 0.8154}, {"alpha": 1.4, "mean_step": 29.78, "mean_seg": 0.8039, "mean_cen_seg": 0.7477, "mean_per_seg": 0.8148}, {"alpha": 1.5, "mean_step": 34.58, "mean_seg": 0.806, "mean_cen_seg": 0.7521, "mean_per_seg": 0.8165}, {"alpha": 1.6, "mean_step": 37.63, "mean_seg": 0.8043, "mean_cen_seg": 0.752, "mean_per_seg": 0.8146}, {"alpha": 1.7, "mean_step": 43.12, "mean_seg": 0.8085, "mean_cen_seg": 0.7534, "mean_per_seg": 0.8193}, {"alpha": 1.8, "mean_step": 47.4, "mean_seg": 0.8088, "mean_cen_seg": 0.7548, "mean_per_seg": 0.8194}, {"alpha": 1.9, "mean_step": 56.11, "mean_seg": 0.8085, "mean_cen_seg": 0.7516, "mean_per_seg": 0.8198}, {"alpha": 2.0, "mean_step": 62.12, "mean_seg": 0.81, "mean_cen_seg": 0.7489, "mean_per_seg": 0.8221}, {"alpha": 2.1, "mean_step": 72.19, "mean_seg": 0.8098, "mean_cen_seg": 0.757, "mean_per_seg": 0.8203}, {"alpha": 2.2, "mean_step": 72.39, "mean_seg": 0.8104, "mean_cen_seg": 0.7567, "mean_per_seg": 0.8211}, {"alpha": 2.3, "mean_step": 91.83, "mean_seg": 0.8095, "mean_cen_seg": 0.7484, "mean_per_seg": 0.8217}, {"alpha": 2.4, "mean_step": 107.7, "mean_seg": 0.8101, "mean_cen_seg": 0.75, "mean_per_seg": 0.8221}, {"alpha": 2.5, "mean_step": 132.1, "mean_seg": 0.8119, "mean_cen_seg": 0.7561, "mean_per_seg": 0.823}, {"alpha": 2.6, "mean_step": 126.6, "mean_seg": 0.8123, "mean_cen_seg": 0.7527, "mean_per_seg": 0.8243}, {"alpha": 2.7, "mean_step": 202.0, "mean_seg": 0.8123, "mean_cen_seg": 0.7565, "mean_per_seg": 0.8235}, {"alpha": 2.8, "mean_step": 190.5, "mean_seg": 0.8107, "mean_cen_seg": 0.7521, "mean_per_seg": 0.8224}, {"alpha": 2.9, "mean_step": 225.5, "mean_seg": 0.8124, "mean_cen_seg": 0.7562, "mean_per_seg": 0.8237}, {"alpha": 3.0, "mean_step": 261.9, "mean_seg": 0.8122, "mean_cen_seg": 0.7568, "mean_per_seg": 0.8233}], "data-3af37a5db8baec25fe2e350fd0844e0c": [{"xv": 20.02, "yv": 0.7952}, {"xv": 20.12, "yv": 0.7954}, {"xv": 19.37, "yv": 0.794}, {"xv": 20.13, "yv": 0.7954}, {"xv": 20.27, "yv": 0.7956}, {"xv": 19.7, "yv": 0.7946}, {"xv": 20.57, "yv": 0.7961}, {"xv": 20.77, "yv": 0.7964}, {"xv": 22.43, "yv": 0.7986}, {"xv": 23.29, "yv": 0.7996}, {"xv": 23.47, "yv": 0.7998}, {"xv": 24.6, "yv": 0.8009}, {"xv": 28.37, "yv": 0.8036}, {"xv": 30.54, "yv": 0.8047}, {"xv": 29.78, "yv": 0.8044}, {"xv": 34.58, "yv": 0.8063}, {"xv": 37.63, "yv": 0.8071}, {"xv": 43.12, "yv": 0.8082}, {"xv": 47.4, "yv": 0.8088}, {"xv": 56.11, "yv": 0.8096}, {"xv": 62.12, "yv": 0.81}, {"xv": 72.19, "yv": 0.8104}, {"xv": 72.39, "yv": 0.8104}, {"xv": 91.83, "yv": 0.8108}, {"xv": 107.7, "yv": 0.811}, {"xv": 132.1, "yv": 0.8112}, {"xv": 126.6, "yv": 0.8111}, {"xv": 202.0, "yv": 0.8114}, {"xv": 190.5, "yv": 0.8113}, {"xv": 225.5, "yv": 0.8114}, {"xv": 261.9, "yv": 0.8114}], "data-974247fefa716057b4cec5617b605acf": [{"alpha": 0.0, "mean_step": 20.02, "mean_seg": 0.7922, "mean_cen_seg": 0.7875, "mean_per_seg": 0.793}], "data-b83be749bb1cc407a4618eb016a960e9": [{"x": 100.0, "y": 0.8}, {"x": 20.02, "y": 0.7922}], "data-be5b3b07f3f6d321ffdab043a3fa8d15": [{"xv": 0.0, "yv": 17.31}, {"xv": 0.1, "yv": 17.61}, {"xv": 0.2, "yv": 17.97}, {"xv": 0.3, "yv": 18.39}, {"xv": 0.4, "yv": 18.89}, {"xv": 0.5, "yv": 19.48}, {"xv": 0.6, "yv": 20.17}, {"xv": 0.7, "yv": 21.0}, {"xv": 0.8, "yv": 21.97}, {"xv": 0.9, "yv": 23.12}, {"xv": 1.0, "yv": 24.48}, {"xv": 1.1, "yv": 26.09}, {"xv": 1.2, "yv": 28.0}, {"xv": 1.3, "yv": 30.25}, {"xv": 1.4, "yv": 32.91}, {"xv": 1.5, "yv": 36.05}, {"xv": 1.6, "yv": 39.77}, {"xv": 1.7, "yv": 44.17}, {"xv": 1.8, "yv": 49.36}, {"xv": 1.9, "yv": 55.51}, {"xv": 2.0, "yv": 62.77}, {"xv": 2.1, "yv": 71.36}, {"xv": 2.2, "yv": 81.52}, {"xv": 2.3, "yv": 93.53}, {"xv": 2.4, "yv": 107.7}, {"xv": 2.5, "yv": 124.5}, {"xv": 2.6, "yv": 144.4}, {"xv": 2.7, "yv": 167.8}, {"xv": 2.8, "yv": 195.6}, {"xv": 2.9, "yv": 228.4}, {"xv": 3.0, "yv": 267.1}], "data-ecf839c10c18df8096c047cbdb226a23": [{"xv": 0.0, "yv": 0.7911}, {"xv": 0.1, "yv": 0.7923}, {"xv": 0.2, "yv": 0.7935}, {"xv": 0.3, "yv": 0.7947}, {"xv": 0.4, "yv": 0.7958}, {"xv": 0.5, "yv": 0.7968}, {"xv": 0.6, "yv": 0.7979}, {"xv": 0.7, "yv": 0.7989}, {"xv": 0.8, "yv": 0.7998}, {"xv": 0.9, "yv": 0.8008}, {"xv": 1.0, "yv": 0.8017}, {"xv": 1.1, "yv": 0.8026}, {"xv": 1.2, "yv": 0.8034}, {"xv": 1.3, "yv": 0.8042}, {"xv": 1.4, "yv": 0.805}, {"xv": 1.5, "yv": 0.8057}, {"xv": 1.6, "yv": 0.8064}, {"xv": 1.7, "yv": 0.8071}, {"xv": 1.8, "yv": 0.8077}, {"xv": 1.9, "yv": 0.8083}, {"xv": 2.0, "yv": 0.8089}, {"xv": 2.1, "yv": 0.8094}, {"xv": 2.2, "yv": 0.8099}, {"xv": 2.3, "yv": 0.8104}, {"xv": 2.4, "yv": 0.8108}, {"xv": 2.5, "yv": 0.8112}, {"xv": 2.6, "yv": 0.8115}, {"xv": 2.7, "yv": 0.8119}, {"xv": 2.8, "yv": 0.8122}, {"xv": 2.9, "yv": 0.8124}, {"xv": 3.0, "yv": 0.8127}], "data-64837c05bfebf15b69596df4b1006d81": [{"alpha": 0.0, "beta": -5.0, "mean_step": 292.2, "mean_seg": 0.7329, "center": 0.7332, "periphery": 0.7329, "diffseg": -0.0002933}, {"alpha": 0.0, "beta": -4.0, "mean_step": 153.1, "mean_seg": 0.7389, "center": 0.7332, "periphery": 0.7397, "diffseg": 0.006569}, {"alpha": 0.0, "beta": -3.0, "mean_step": 54.76, "mean_seg": 0.7481, "center": 0.741, "periphery": 0.7491, "diffseg": 0.00816}, {"alpha": 0.0, "beta": -2.0, "mean_step": 27.05, "mean_seg": 0.7689, "center": 0.7682, "periphery": 0.7691, "diffseg": 0.000871}, {"alpha": 0.0, "beta": -1.0, "mean_step": 20.2, "mean_seg": 0.7877, "center": 0.7783, "periphery": 0.7892, "diffseg": 0.0109}, {"alpha": 0.0, "beta": 0.0, "mean_step": 20.06, "mean_seg": 0.7922, "center": 0.7857, "periphery": 0.7933, "diffseg": 0.007605}, {"alpha": 0.5, "beta": -5.0, "mean_step": 287.0, "mean_seg": 0.732, "center": 0.7207, "periphery": 0.7336, "diffseg": 0.01285}, {"alpha": 0.5, "beta": -4.0, "mean_step": 125.9, "mean_seg": 0.7382, "center": 0.7225, "periphery": 0.7404, "diffseg": 0.01794}, {"alpha": 0.5, "beta": -3.0, "mean_step": 53.25, "mean_seg": 0.7487, "center": 0.7232, "periphery": 0.7526, "diffseg": 0.0294}, {"alpha": 0.5, "beta": -2.0, "mean_step": 27.75, "mean_seg": 0.7722, "center": 0.7346, "periphery": 0.7786, "diffseg": 0.04393}, {"alpha": 0.5, "beta": -1.0, "mean_step": 23.28, "mean_seg": 0.7945, "center": 0.7524, "periphery": 0.8019, "diffseg": 0.04952}, {"alpha": 0.5, "beta": 0.0, "mean_step": 19.08, "mean_seg": 0.7942, "center": 0.7553, "periphery": 0.8007, "diffseg": 0.04548}, {"alpha": 1.0, "beta": -5.0, "mean_step": 289.2, "mean_seg": 0.7343, "center": 0.7184, "periphery": 0.7367, "diffseg": 0.0183}, {"alpha": 1.0, "beta": -4.0, "mean_step": 148.5, "mean_seg": 0.739, "center": 0.7077, "periphery": 0.7438, "diffseg": 0.03611}, {"alpha": 1.0, "beta": -3.0, "mean_step": 99.57, "mean_seg": 0.754, "center": 0.7154, "periphery": 0.7606, "diffseg": 0.0452}, {"alpha": 1.0, "beta": -2.0, "mean_step": 53.44, "mean_seg": 0.7789, "center": 0.7305, "periphery": 0.7879, "diffseg": 0.05732}, {"alpha": 1.0, "beta": -1.0, "mean_step": 27.5, "mean_seg": 0.7971, "center": 0.7432, "periphery": 0.8073, "diffseg": 0.06406}, {"alpha": 1.0, "beta": 0.0, "mean_step": 24.25, "mean_seg": 0.8008, "center": 0.7478, "periphery": 0.8108, "diffseg": 0.06296}, {"alpha": 1.5, "beta": -5.0, "mean_step": 291.0, "mean_seg": 0.7339, "center": 0.7067, "periphery": 0.7381, "diffseg": 0.03132}, {"alpha": 1.5, "beta": -4.0, "mean_step": 239.6, "mean_seg": 0.74, "center": 0.6989, "periphery": 0.7468, "diffseg": 0.04791}, {"alpha": 1.5, "beta": -3.0, "mean_step": 293.2, "mean_seg": 0.759, "center": 0.71, "periphery": 0.7681, "diffseg": 0.05809}, {"alpha": 1.5, "beta": -2.0, "mean_step": 147.0, "mean_seg": 0.7868, "center": 0.7409, "periphery": 0.7957, "diffseg": 0.05477}, {"alpha": 1.5, "beta": -1.0, "mean_step": 52.52, "mean_seg": 0.8028, "center": 0.7521, "periphery": 0.8127, "diffseg": 0.06055}, {"alpha": 1.5, "beta": 0.0, "mean_step": 34.61, "mean_seg": 0.8062, "center": 0.7527, "periphery": 0.8166, "diffseg": 0.06384}, {"alpha": 2.0, "beta": -5.0, "mean_step": 388.1, "mean_seg": 0.7368, "center": 0.6969, "periphery": 0.7433, "diffseg": 0.04644}, {"alpha": 2.0, "beta": -4.0, "mean_step": 417.7, "mean_seg": 0.745, "center": 0.6835, "periphery": 0.7561, "diffseg": 0.07261}, {"alpha": 2.0, "beta": -3.0, "mean_step": 428.0, "mean_seg": 0.7656, "center": 0.711, "periphery": 0.7761, "diffseg": 0.06513}, {"alpha": 2.0, "beta": -2.0, "mean_step": 304.7, "mean_seg": 0.7901, "center": 0.7305, "periphery": 0.8018, "diffseg": 0.07126}, {"alpha": 2.0, "beta": -1.0, "mean_step": 142.5, "mean_seg": 0.8038, "center": 0.7461, "periphery": 0.8152, "diffseg": 0.06911}, {"alpha": 2.0, "beta": 0.0, "mean_step": 56.38, "mean_seg": 0.8096, "center": 0.7514, "periphery": 0.8211, "diffseg": 0.0697}, {"alpha": 2.5, "beta": -5.0, "mean_step": 457.5, "mean_seg": 0.7376, "center": 0.6809, "periphery": 0.7473, "diffseg": 0.0664}, {"alpha": 2.5, "beta": -4.0, "mean_step": 486.0, "mean_seg": 0.7493, "center": 0.6755, "periphery": 0.7635, "diffseg": 0.08794}, {"alpha": 2.5, "beta": -3.0, "mean_step": 472.4, "mean_seg": 0.7702, "center": 0.6998, "periphery": 0.7841, "diffseg": 0.08427}, {"alpha": 2.5, "beta": -2.0, "mean_step": 424.9, "mean_seg": 0.7934, "center": 0.7287, "periphery": 0.8063, "diffseg": 0.07764}, {"alpha": 2.5, "beta": -1.0, "mean_step": 279.6, "mean_seg": 0.807, "center": 0.7503, "periphery": 0.8183, "diffseg": 0.06799}, {"alpha": 2.5, "beta": 0.0, "mean_step": 141.8, "mean_seg": 0.811, "center": 0.7495, "periphery": 0.8232, "diffseg": 0.07368}], "data-ddc3507b5dafe14c6facca4395afd8b2": [{"alpha": 0.0, "beta": -2.5, "mean_step": 94.56, "mean_seg": 0.7615, "mean_cen_seg": 0.7566, "mean_per_seg": 0.7622}, {"alpha": 0.5, "beta": -2.5, "mean_step": 89.38, "mean_seg": 0.7633, "mean_cen_seg": 0.7348, "mean_per_seg": 0.768}, {"alpha": 1.0, "beta": -2.5, "mean_step": 107.1, "mean_seg": 0.7673, "mean_cen_seg": 0.7272, "mean_per_seg": 0.7745}, {"alpha": 1.5, "beta": -2.5, "mean_step": 176.3, "mean_seg": 0.7714, "mean_cen_seg": 0.7269, "mean_per_seg": 0.7797}, {"alpha": 2.0, "beta": -2.5, "mean_step": 289.6, "mean_seg": 0.7751, "mean_cen_seg": 0.7199, "mean_per_seg": 0.7856}, {"alpha": 2.5, "beta": -2.5, "mean_step": 377.0, "mean_seg": 0.7781, "mean_cen_seg": 0.7141, "mean_per_seg": 0.7905}], "data-8d1b4a1a0a031c0998dffb3634436b65": [{"beta": -5.0, "alpha": 1.25, "mean_step": 334.2, "mean_seg": 0.7346, "mean_cen_seg": 0.7095, "mean_per_seg": 0.7386}, {"beta": -4.0, "alpha": 1.25, "mean_step": 261.8, "mean_seg": 0.7417, "mean_cen_seg": 0.7035, "mean_per_seg": 0.7484}, {"beta": -3.0, "alpha": 1.25, "mean_step": 233.5, "mean_seg": 0.7576, "mean_cen_seg": 0.7167, "mean_per_seg": 0.7651}, {"beta": -2.0, "alpha": 1.25, "mean_step": 164.1, "mean_seg": 0.7817, "mean_cen_seg": 0.7389, "mean_per_seg": 0.7899}, {"beta": -1.0, "alpha": 1.25, "mean_step": 90.93, "mean_seg": 0.7988, "mean_cen_seg": 0.7537, "mean_per_seg": 0.8074}, {"beta": 0.0, "alpha": 1.25, "mean_step": 49.37, "mean_seg": 0.8023, "mean_cen_seg": 0.7571, "mean_per_seg": 0.8109}]}}
